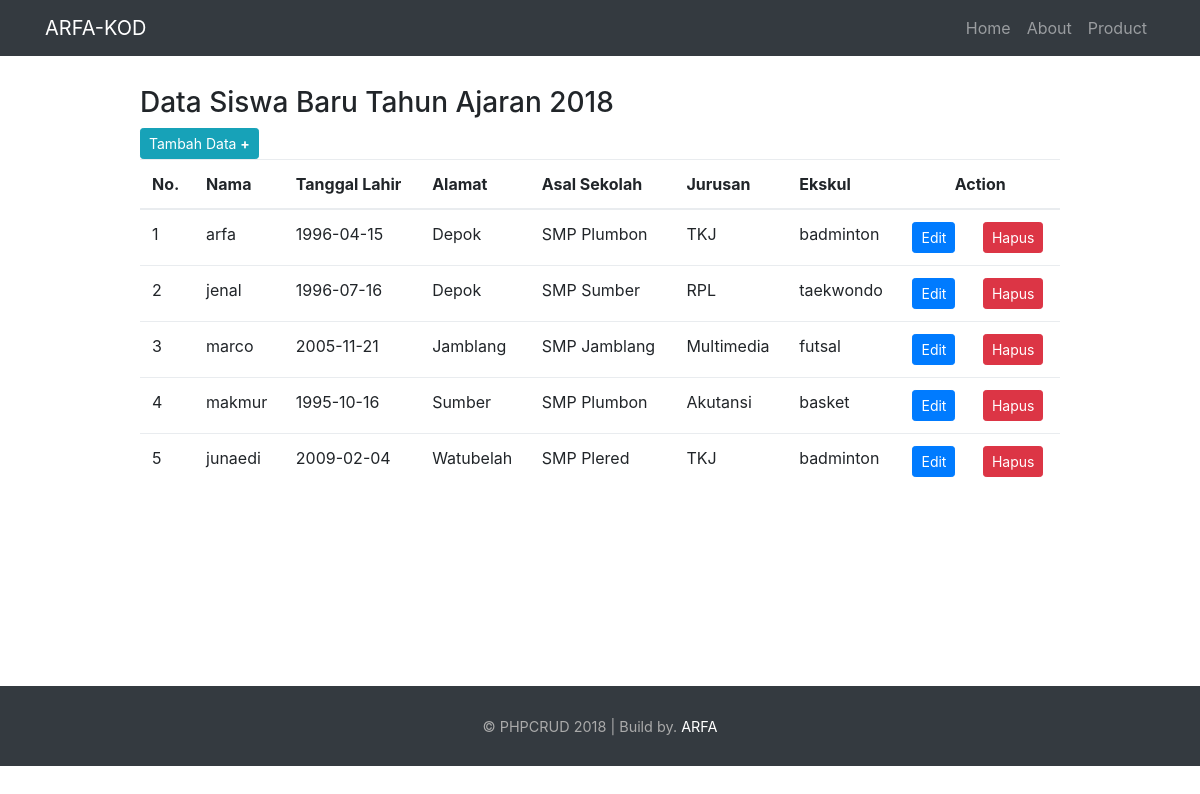
The page / on the database its author committed.
### tables this page shows
CREATE TABLE `siswa_baru` (
  `id_siswa` int(10) NOT NULL,
  `nama` varchar(50) NOT NULL,
  `tanggal_lahir` date NOT NULL,
  `alamat` varchar(100) NOT NULL,
  `asal_sekolah` varchar(50) NOT NULL,
  `jurusan` varchar(50) NOT NULL,
  `ekskul` varchar(50) NOT NULL
);

### index.php (the view, shortened to what this page needs)
<?php
	include_once('koneksi.php');
?>
<!DOCTYPE html>
<html>
<head>
	<link rel="stylesheet" type="text/css" href="assets/bootstrap-4.0.0-beta/dist/css/bootstrap.min.css">
	<link rel="stylesheet" type="text/css" href="assets/css/style.css">
	<link rel="stylesheet" type="text/css" href="assets/datepicker/css/bootstrap-datepicker.min.css">
</head>
<body>
	<?php require_once("header.php"); ?>
	<section class="container table-data">
		<div class="row">
			<div class="table-responsive">
				<div class="offset-md-1 col-md-10">
				<h3>Data Siswa Baru Tahun Ajaran 2018</h3>
						<a href="form_input.php" class="btn btn-info btn-sm">Tambah Data <b>+</b></a>
					<table class="table table-hover">
						<thead>
							<tr>
								<th scope="col">No.</th>
								<th scope="col">Nama</th>
								<th scope="col">Tanggal Lahir</th>
								<th scope="col">Alamat</th>
								<th scope="col">Asal Sekolah</th>
								<th scope="col">Jurusan</th>
								<th scope="col">Ekskul</th>
								<th colspan="2" class="text-center">Action</th>
							</tr>
						</thead>
						<tbody>
							<?php
								$query = mysqli_query($koneksi, "SELECT * FROM siswa_baru");
								$no = 1;
								while ($row=mysqli_fetch_assoc($query)) {
									echo "<tr>
											<td>$no</td>
											<td>$row[nama]</td>
											<td>$row[tanggal_lahir]</td>
											<td>$row[alamat]</td>
											<td>$row[asal_sekolah]</td>
											<td>$row[jurusan]</td>
											<td>$row[ekskul]</td>
											<td ><a href='form_input.php?id_siswa=$row[id_siswa]' class='btn btn-primary btn-sm'>
												Edit
												</a></td>
											<td ><a href='proses_input.php?button=Hapus&id_siswa=$row[id_siswa]' class='btn btn-danger btn-sm' >
												Hapus
											</a></td>
										</tr>";
									$no++;
								}
							?>
						</tbody>
					</table>
				</div>
			</div>
		</div>
	</section>
	<?php require_once("footer.php"); ?>
</body>
</html>

### header.php
<nav class="navbar navbar-dark bg-dark navbar-expand-sm navbar-light">
	<div class="container">
		<a href="index.php" class="navbar-brand">ARFA-KOD</a>
		<div class="collapse navbar-collapse" id="menuKita">
			<ul class="navbar-nav nav-li-arfa ml-auto">
				<li><a href="index.php" class="nav-link">Home</a></li>
				<li><a href="#" class="nav-link">About</a></li>
				<li><a href="#" class="nav-link">Product</a></li>
			</ul>
		</div>
	</div>
</nav>

### footer.php
<footer>
	<div class="container text-center">
		<div class="row">
			<div class="col-md-12">
				<p> &copy PHPCRUD 2018 | Build by. <a href="#">ARFA</a> </p>
			</div>
		</div>
	</div>
</footer>

### assets/css/style.css (style rules this page uses)
html { position: relative; }
body { margin-bottom: 80px; }
section { margin-top: 30px; }
.table-data { min-height: 600px; padding-bottom: 50px; }
a { text-decoration: none; color: white; }
footer { position: absolute; width: 100%; height: 80px; bottom: 0; background-color: #343a40; padding-top: 30px; }
footer p { color: #aaa; font-size: 0.9em; }

### rows shown on the page
siswa_baru: nama "arfa", tanggal_lahir "1996-04-15", alamat "Depok", asal_sekolah "SMP Plumbon", jurusan "TKJ", ekskul "badminton"
siswa_baru: nama "jenal", tanggal_lahir "1996-07-16", alamat "Depok", asal_sekolah "SMP Sumber", jurusan "RPL", ekskul "taekwondo"
siswa_baru: nama "marco", tanggal_lahir "2005-11-21", alamat "Jamblang", asal_sekolah "SMP Jamblang", jurusan "Multimedia", ekskul "futsal"
siswa_baru: nama "makmur", tanggal_lahir "1995-10-16", alamat "Sumber", asal_sekolah "SMP Plumbon", jurusan "Akutansi", ekskul "basket"
siswa_baru: nama "junaedi", tanggal_lahir "2009-02-04", alamat "Watubelah", asal_sekolah "SMP Plered", jurusan "TKJ", ekskul "badminton"
